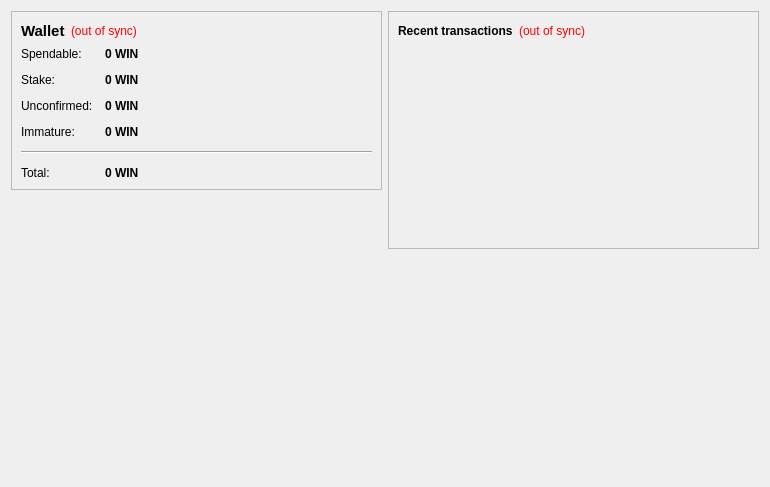
<?xml version="1.0" encoding="UTF-8"?>
<ui version="4.0">
 <class>OverviewPage</class>
 <widget class="QWidget" name="OverviewPage">
  <property name="geometry">
   <rect>
    <x>0</x>
    <y>0</y>
    <width>770</width>
    <height>487</height>
   </rect>
  </property>
  <property name="windowTitle">
   <string>Form</string>
  </property>
  <layout class="QHBoxLayout" name="horizontalLayout" stretch="1,1">
   <item>
    <layout class="QVBoxLayout" name="verticalLayout_2">
     <item>
      <widget class="QFrame" name="frame">
       <property name="frameShape">
        <enum>QFrame::StyledPanel</enum>
       </property>
       <property name="frameShadow">
        <enum>QFrame::Raised</enum>
       </property>
       <layout class="QVBoxLayout" name="verticalLayout_4">
        <item>
         <layout class="QHBoxLayout" name="horizontalLayout_4">
          <item>
           <widget class="QLabel" name="label_5">
            <property name="font">
             <font>
              <pointsize>11</pointsize>
              <weight>75</weight>
              <bold>true</bold>
             </font>
            </property>
            <property name="text">
             <string>Wallet</string>
            </property>
           </widget>
          </item>
          <item>
           <widget class="QLabel" name="labelWalletStatus">
            <property name="toolTip">
             <string>The displayed information may be out of date. Your wallet automatically synchronizes with the WinCoin network after a connection is established, but this process has not completed yet.</string>
            </property>
            <property name="styleSheet">
             <string notr="true">QLabel { color: red; }</string>
            </property>
            <property name="text">
             <string notr="true">(out of sync)</string>
            </property>
            <property name="alignment">
             <set>Qt::AlignLeading|Qt::AlignLeft|Qt::AlignVCenter</set>
            </property>
           </widget>
          </item>
          <item>
           <spacer name="horizontalSpacer_2">
            <property name="orientation">
             <enum>Qt::Horizontal</enum>
            </property>
            <property name="sizeHint" stdset="0">
             <size>
              <width>40</width>
              <height>20</height>
             </size>
            </property>
           </spacer>
          </item>
         </layout>
        </item>
        <item>
         <layout class="QFormLayout" name="formLayout_2">
          <property name="fieldGrowthPolicy">
           <enum>QFormLayout::AllNonFixedFieldsGrow</enum>
          </property>
          <property name="horizontalSpacing">
           <number>12</number>
          </property>
          <property name="verticalSpacing">
           <number>12</number>
          </property>
          <item row="0" column="0">
           <widget class="QLabel" name="label">
            <property name="text">
             <string>Spendable:</string>
            </property>
           </widget>
          </item>
          <item row="0" column="1">
           <widget class="QLabel" name="labelBalance">
            <property name="font">
             <font>
              <weight>75</weight>
              <bold>true</bold>
             </font>
            </property>
            <property name="cursor">
             <cursorShape>IBeamCursor</cursorShape>
            </property>
            <property name="toolTip">
             <string>Your current spendable balance</string>
            </property>
            <property name="text">
             <string notr="true">0 WIN</string>
            </property>
            <property name="textInteractionFlags">
             <set>Qt::LinksAccessibleByMouse|Qt::TextSelectableByKeyboard|Qt::TextSelectableByMouse</set>
            </property>
           </widget>
          </item>
          <item row="1" column="0">
           <widget class="QLabel" name="label_6">
            <property name="text">
             <string>Stake:</string>
            </property>
           </widget>
          </item>
          <item row="1" column="1">
           <widget class="QLabel" name="labelStake">
            <property name="font">
             <font>
              <weight>75</weight>
              <bold>true</bold>
             </font>
            </property>
            <property name="cursor">
             <cursorShape>IBeamCursor</cursorShape>
            </property>
            <property name="toolTip">
             <string>Total of coins that was staked, and do not yet count toward the current balance</string>
            </property>
            <property name="text">
             <string notr="true">0 WIN</string>
            </property>
            <property name="textInteractionFlags">
             <set>Qt::LinksAccessibleByMouse|Qt::TextSelectableByKeyboard|Qt::TextSelectableByMouse</set>
            </property>
           </widget>
          </item>
          <item row="2" column="0">
           <widget class="QLabel" name="label_3">
            <property name="text">
             <string>Unconfirmed:</string>
            </property>
           </widget>
          </item>
          <item row="2" column="1">
           <widget class="QLabel" name="labelUnconfirmed">
            <property name="font">
             <font>
              <weight>75</weight>
              <bold>true</bold>
             </font>
            </property>
            <property name="cursor">
             <cursorShape>IBeamCursor</cursorShape>
            </property>
            <property name="toolTip">
             <string>Total of transactions that have yet to be confirmed, and do not yet count toward the current balance</string>
            </property>
            <property name="text">
             <string notr="true">0 WIN</string>
            </property>
            <property name="textInteractionFlags">
             <set>Qt::LinksAccessibleByMouse|Qt::TextSelectableByKeyboard|Qt::TextSelectableByMouse</set>
            </property>
           </widget>
          </item>
          <item row="3" column="0">
           <widget class="QLabel" name="labelImmatureText">
            <property name="text">
             <string>Immature:</string>
            </property>
           </widget>
          </item>
          <item row="3" column="1">
           <widget class="QLabel" name="labelImmature">
            <property name="font">
             <font>
              <weight>75</weight>
              <bold>true</bold>
             </font>
            </property>
            <property name="toolTip">
             <string>Mined balance that has not yet matured</string>
            </property>
            <property name="text">
             <string notr="true">0 WIN</string>
            </property>
            <property name="textInteractionFlags">
             <set>Qt::LinksAccessibleByMouse|Qt::TextSelectableByKeyboard|Qt::TextSelectableByMouse</set>
            </property>
           </widget>
          </item>
          <item row="4" column="0" colspan="2">
           <widget class="Line" name="line">
            <property name="orientation">
             <enum>Qt::Horizontal</enum>
            </property>
           </widget>
          </item>
          <item row="5" column="0">
           <widget class="QLabel" name="labelTotalText">
            <property name="text">
             <string>Total:</string>
            </property>
           </widget>
          </item>
          <item row="5" column="1">
           <widget class="QLabel" name="labelTotal">
            <property name="font">
             <font>
              <weight>75</weight>
              <bold>true</bold>
             </font>
            </property>
            <property name="cursor">
             <cursorShape>IBeamCursor</cursorShape>
            </property>
            <property name="toolTip">
             <string>Your current total balance</string>
            </property>
            <property name="text">
             <string notr="true">0 WIN</string>
            </property>
            <property name="textInteractionFlags">
             <set>Qt::LinksAccessibleByMouse|Qt::TextSelectableByKeyboard|Qt::TextSelectableByMouse</set>
            </property>
           </widget>
          </item>
         </layout>
        </item>
       </layout>
      </widget>
     </item>
     <item>
      <spacer name="verticalSpacer">
       <property name="orientation">
        <enum>Qt::Vertical</enum>
       </property>
       <property name="sizeHint" stdset="0">
        <size>
         <width>20</width>
         <height>40</height>
        </size>
       </property>
      </spacer>
     </item>
     <item>
      <widget class="QLabel" name="label_6">
       <property name="text">
        <string/>
       </property>
       <property name="pixmap">
        <pixmap resource="../bitcoin.qrc">:/images/backg</pixmap>
       </property>
       <property name="scaledContents">
        <bool>false</bool>
       </property>
       <property name="alignment">
        <set>Qt::AlignCenter</set>
       </property>
       <property name="margin">
        <number>-2</number>
       </property>
      </widget>
     </item>
    </layout>
   </item>
   <item>
    <layout class="QVBoxLayout" name="verticalLayout_3">
     <item>
      <widget class="QFrame" name="frame_2">
       <property name="frameShape">
        <enum>QFrame::StyledPanel</enum>
       </property>
       <property name="frameShadow">
        <enum>QFrame::Raised</enum>
       </property>
       <layout class="QVBoxLayout" name="verticalLayout">
        <item>
         <layout class="QHBoxLayout" name="horizontalLayout_2">
          <item>
           <widget class="QLabel" name="label_4">
            <property name="text">
             <string>&lt;b&gt;Recent transactions&lt;/b&gt;</string>
            </property>
           </widget>
          </item>
          <item>
           <widget class="QLabel" name="labelTransactionsStatus">
            <property name="toolTip">
             <string>The displayed information may be out of date. Your wallet automatically synchronizes with the WinCoin network after a connection is established, but this process has not completed yet.</string>
            </property>
            <property name="styleSheet">
             <string notr="true">QLabel { color: red; }</string>
            </property>
            <property name="text">
             <string notr="true">(out of sync)</string>
            </property>
            <property name="alignment">
             <set>Qt::AlignRight|Qt::AlignTrailing|Qt::AlignVCenter</set>
            </property>
           </widget>
          </item>
          <item>
           <spacer name="horizontalSpacer">
            <property name="orientation">
             <enum>Qt::Horizontal</enum>
            </property>
            <property name="sizeHint" stdset="0">
             <size>
              <width>40</width>
              <height>20</height>
             </size>
            </property>
           </spacer>
          </item>
         </layout>
        </item>
        <item>
         <widget class="QListView" name="listTransactions">
          <property name="styleSheet">
           <string notr="true">QListView { background: transparent; }</string>
          </property>
          <property name="frameShape">
           <enum>QFrame::NoFrame</enum>
          </property>
          <property name="verticalScrollBarPolicy">
           <enum>Qt::ScrollBarAlwaysOff</enum>
          </property>
          <property name="horizontalScrollBarPolicy">
           <enum>Qt::ScrollBarAlwaysOff</enum>
          </property>
          <property name="selectionMode">
           <enum>QAbstractItemView::NoSelection</enum>
          </property>
         </widget>
        </item>
       </layout>
      </widget>
     </item>
     <item>
      <spacer name="verticalSpacer_2">
       <property name="orientation">
        <enum>Qt::Vertical</enum>
       </property>
       <property name="sizeHint" stdset="0">
        <size>
         <width>20</width>
         <height>40</height>
        </size>
       </property>
      </spacer>
     </item>
    </layout>
   </item>
  </layout>
 </widget>
 <resources/>
 <connections/>
</ui>
